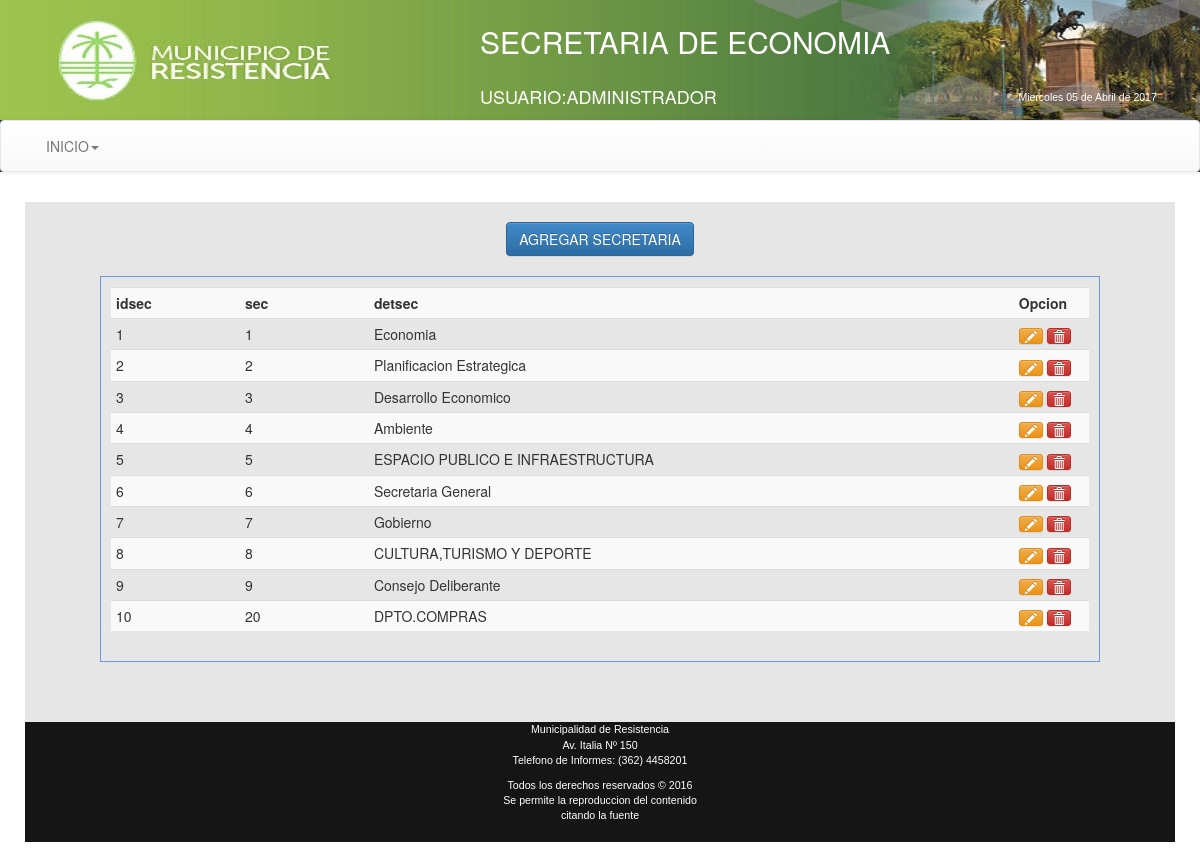
Screenshot of /Economia/views/frmConfigSec.php (signed in) with the database file from the repository.
### tables this page shows
CREATE TABLE `secretarias` (
  `idsec` int(11) NOT NULL AUTO_INCREMENT,
  `sec` int(11) NOT NULL,
  `detsec` varchar(45) NOT NULL,
  PRIMARY KEY (`idsec`)
);

### Economia/views/frmConfigSec.php (the view, shortened to what this page needs)
<!DOCTYPE html PUBLIC "-//W3C//DTD XHTML 1.0 Transitional//EN" "http://www.w3.org/TR/xhtml1/DTD/xhtml1-transitional.dtd">
<html xmlns="http://www.w3.org/1999/xhtml">
<head>
<link rel="stylesheet" type="text/css" href="../css/estilo.css" media="screen">
<link rel="stylesheet" type="text/css" href="../bootstrap/css/bootstrap.css">
<link rel="stylesheet" type="text/css" href="../bootstrap/css/bootstrap.min.css">
<link rel="stylesheet" type="text/css" href="../bootstrap/css/bootstrap-theme.css">
<link rel="stylesheet" type="text/css" href="../bootstrap/css/bootstrap-theme.min.css">
</head>
<body class="body" style=" background-image: url(../images/bgcity.jpg);
  background-attachment: fixed;">
<header>
<table width="100%" height="120" border="0" background="../images/header2015.jpg">
<tr><td width="40%"></td>
<td><div align="left" style="color:#ffffff;" ><p><h2>SECRETARIA DE ECONOMIA</h2></p>
 </div></td>
</tr>
<tr><td width="40%"></td>
<td><div align="left" style="color:#ffffff;" ><p><h4>USUARIO:<?php echo $_SESSION["apynom"]?></h4></p>
 </div></td>
 <td><div align="left" style="color:#ffffff;" >
<p><h5>
</h5></p>
 </div></td>
</tr>
</table>
<nav class="navbar navbar-default">
<div class="container-fluid">
<div class="collapse navbar-collapse" id="navbar-1">
 <ul class="nav navbar-nav">
 <li class="dropdown">
   <a href="#" class="dropdown-toggle" data-toggle="dropdown" role="button">INICIO<span class="caret"></span></a>
 </li>
 </ul>
 </div>
 </div>
 </nav>
</header>
<div class="container"
style="background-color:#E6E6E6;border-radius: 10px 10px 10px 10px;
-moz-border-radius: 10px 10px 10px 10px;
-webkit-border-radius: 10px 10px 10px 10px;
border: 10px solid #ffffff;">
<body>
<section>
  <table border="0" align="center">
   <tr>
    <td width="100"><button id="nueva-factura" class="btn btn-primary">AGREGAR SECRETARIA</button></td>
   </tr>
  </table>
 </section>
    <div class="registros" id="agrega-registros">
        <table class="table table-striped table-condensed table-hover">
         <tr>
          <th width="100">idsec</th>
          <th width="100">sec</th>
          <th width="500">detsec</th>
          <th width="20">Opcion</th>
         </tr>
          <?php
            $conexion=Conectarse();
            $queryu="SELECT * FROM secretarias ORDER BY sec asc";
            $registro = mysqli_query($conexion,$queryu);
            while($registro2 = mysqli_fetch_array($registro)){
              echo '<tr>
                    <td>'.$registro2['idsec'].'</td>
                    <td>'.$registro2['sec'].'</td>
                    <td>'.$registro2['detsec'].'</td>
                    <td><a href="javascript:editarSec('.$registro2['idsec'].');" class="btn btn-warning btn-xs"><i class="glyphicon glyphicon-pencil"></i></a>
                        <a href="javascript:eliminarSec('.$registro2['idsec'].');" class="btn btn-danger btn-xs"><i class="glyphicon glyphicon-trash"></i></a>
                    </td>
                    </tr>';
            }
        ?>
       </table>
    </div>
    <br>
<br><br>
<small>
<div class="row" style="height:120px; background-color:#151515;color:#ffffff; font-family:Arial;font-size:8pt;">
<div class="col-md-12" align="center">
    <p>Municipalidad de Resistencia<br />
    Av. Italia Nº 150<br />
    Telefono de Informes: (362) 4458201</p>
    <p>Todos los derechos reservados &copy; 2016<br />
      Se permite la reproduccion del contenido<br />
      citando la fuente
    </p>
  </div>
</div>
</small>
</body>
</div>
</html>

### Economia/css/estilo.css (style rules this page uses)
body { background:#2c3e50; color:#fff; margin:0px; font-family:"Trebuchet MS", Arial, Helvetica, sans-serif; min-width:1000px; }
header { background:#2c3e50; color:#fff; }
section { margin-top:20px; }
.registros { margin:auto; width:1000px; margin-top:20px; border:1px solid #6F96DF; height:auto; padding:10px; }

### rows the page displays
secretarias: idsec "1", sec "1", detsec "Economia"
secretarias: idsec "2", sec "2", detsec "Planificacion Estrategica"
secretarias: idsec "3", sec "3", detsec "Desarrollo Economico"
secretarias: idsec "4", sec "4", detsec "Ambiente"
secretarias: idsec "5", sec "5", detsec "ESPACIO PUBLICO E INFRAESTRUCTURA"
secretarias: idsec "6", sec "6", detsec "Secretaria General"
secretarias: idsec "7", sec "7", detsec "Gobierno"
secretarias: idsec "8", sec "8", detsec "CULTURA,TURISMO Y DEPORTE"
secretarias: idsec "9", sec "9", detsec "Consejo Deliberante"
secretarias: idsec "10", sec "20", detsec "DPTO.COMPRAS"

### other values shown
$_SESSION["apynom"] "ADMINISTRADOR"
